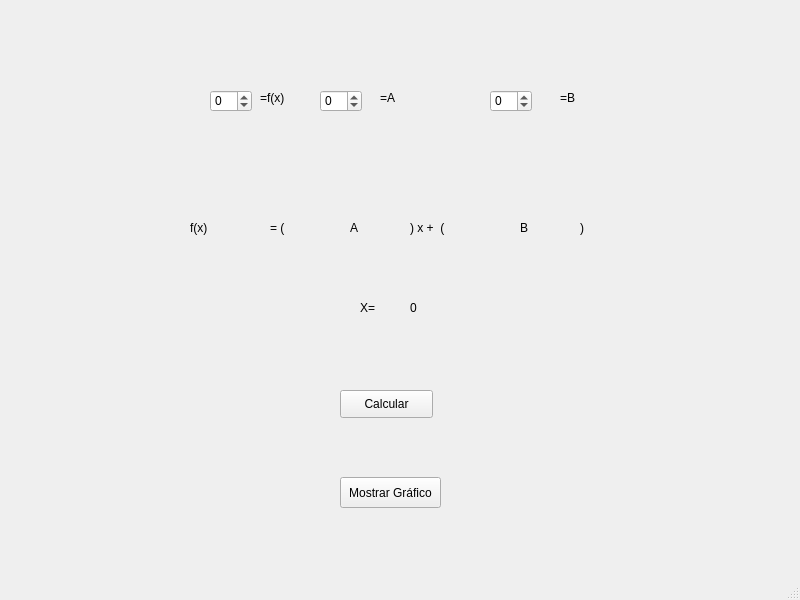
<?xml version="1.0" encoding="UTF-8"?>
<ui version="4.0">
 <class>MainWindow</class>
 <widget class="QMainWindow" name="MainWindow">
  <property name="geometry">
   <rect>
    <x>0</x>
    <y>0</y>
    <width>800</width>
    <height>600</height>
   </rect>
  </property>
  <property name="windowTitle">
   <string>MainWindow</string>
  </property>
  <widget class="QWidget" name="centralwidget">
   <widget class="QLabel" name="lblA">
    <property name="geometry">
     <rect>
      <x>350</x>
      <y>220</y>
      <width>55</width>
      <height>16</height>
     </rect>
    </property>
    <property name="text">
     <string>A</string>
    </property>
   </widget>
   <widget class="QLabel" name="label_2">
    <property name="geometry">
     <rect>
      <x>410</x>
      <y>220</y>
      <width>55</width>
      <height>16</height>
     </rect>
    </property>
    <property name="text">
     <string>) x +  (</string>
    </property>
   </widget>
   <widget class="QLabel" name="lblB">
    <property name="geometry">
     <rect>
      <x>520</x>
      <y>220</y>
      <width>55</width>
      <height>16</height>
     </rect>
    </property>
    <property name="text">
     <string>B</string>
    </property>
   </widget>
   <widget class="QLabel" name="label_4">
    <property name="geometry">
     <rect>
      <x>380</x>
      <y>90</y>
      <width>55</width>
      <height>16</height>
     </rect>
    </property>
    <property name="text">
     <string>=A</string>
    </property>
   </widget>
   <widget class="QLabel" name="label_5">
    <property name="geometry">
     <rect>
      <x>560</x>
      <y>90</y>
      <width>55</width>
      <height>16</height>
     </rect>
    </property>
    <property name="text">
     <string>=B</string>
    </property>
   </widget>
   <widget class="QSpinBox" name="spnA">
    <property name="geometry">
     <rect>
      <x>320</x>
      <y>90</y>
      <width>42</width>
      <height>22</height>
     </rect>
    </property>
    <property name="minimum">
     <number>-100</number>
    </property>
    <property name="stepType">
     <enum>QAbstractSpinBox::AdaptiveDecimalStepType</enum>
    </property>
   </widget>
   <widget class="QSpinBox" name="spnB">
    <property name="geometry">
     <rect>
      <x>490</x>
      <y>90</y>
      <width>42</width>
      <height>22</height>
     </rect>
    </property>
    <property name="minimum">
     <number>-100</number>
    </property>
    <property name="stepType">
     <enum>QAbstractSpinBox::AdaptiveDecimalStepType</enum>
    </property>
   </widget>
   <widget class="QLabel" name="lblF">
    <property name="geometry">
     <rect>
      <x>190</x>
      <y>220</y>
      <width>55</width>
      <height>16</height>
     </rect>
    </property>
    <property name="text">
     <string>f(x)   </string>
    </property>
   </widget>
   <widget class="QPushButton" name="btnCAfim">
    <property name="geometry">
     <rect>
      <x>340</x>
      <y>390</y>
      <width>93</width>
      <height>28</height>
     </rect>
    </property>
    <property name="text">
     <string>Calcular</string>
    </property>
   </widget>
   <widget class="QLabel" name="lblRAfim">
    <property name="geometry">
     <rect>
      <x>360</x>
      <y>300</y>
      <width>55</width>
      <height>16</height>
     </rect>
    </property>
    <property name="text">
     <string/>
    </property>
   </widget>
   <widget class="QSpinBox" name="spnF">
    <property name="geometry">
     <rect>
      <x>210</x>
      <y>90</y>
      <width>42</width>
      <height>22</height>
     </rect>
    </property>
    <property name="minimum">
     <number>-100</number>
    </property>
    <property name="maximum">
     <number>100</number>
    </property>
    <property name="singleStep">
     <number>1</number>
    </property>
    <property name="stepType">
     <enum>QAbstractSpinBox::AdaptiveDecimalStepType</enum>
    </property>
   </widget>
   <widget class="QLabel" name="label_3">
    <property name="geometry">
     <rect>
      <x>260</x>
      <y>90</y>
      <width>55</width>
      <height>16</height>
     </rect>
    </property>
    <property name="text">
     <string>=f(x)</string>
    </property>
   </widget>
   <widget class="QLabel" name="aaaa">
    <property name="geometry">
     <rect>
      <x>270</x>
      <y>220</y>
      <width>55</width>
      <height>16</height>
     </rect>
    </property>
    <property name="text">
     <string>= (</string>
    </property>
   </widget>
   <widget class="QLabel" name="label_6">
    <property name="geometry">
     <rect>
      <x>360</x>
      <y>300</y>
      <width>55</width>
      <height>16</height>
     </rect>
    </property>
    <property name="text">
     <string>X=</string>
    </property>
   </widget>
   <widget class="QLabel" name="lbl_resAfim">
    <property name="geometry">
     <rect>
      <x>410</x>
      <y>300</y>
      <width>55</width>
      <height>16</height>
     </rect>
    </property>
    <property name="text">
     <string>0</string>
    </property>
   </widget>
   <widget class="QLabel" name="label">
    <property name="geometry">
     <rect>
      <x>580</x>
      <y>220</y>
      <width>55</width>
      <height>16</height>
     </rect>
    </property>
    <property name="text">
     <string>)</string>
    </property>
   </widget>
   <widget class="QPushButton" name="btngrafic">
    <property name="geometry">
     <rect>
      <x>340</x>
      <y>477</y>
      <width>101</width>
      <height>31</height>
     </rect>
    </property>
    <property name="text">
     <string>Mostrar Gráfico</string>
    </property>
   </widget>
  </widget>
  <widget class="QMenuBar" name="menubar">
   <property name="geometry">
    <rect>
     <x>0</x>
     <y>0</y>
     <width>800</width>
     <height>26</height>
    </rect>
   </property>
  </widget>
  <widget class="QStatusBar" name="statusbar"/>
 </widget>
 <resources/>
 <connections/>
 <slots>
  <slot>calc_afim()</slot>
 </slots>
</ui>
